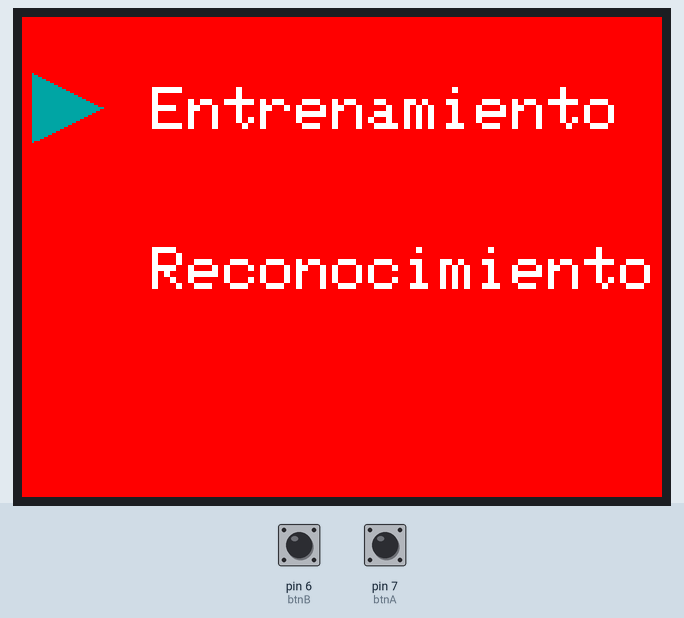
This sketch was run on a simulated Arduino Uno, built with avr-gcc and run on an emulated ATmega328P. Parts: 320×240 colour display. Inputs (shaded band) come from the test bench; at power-on: pin 6 (btnB) LOW, pin 7 (btnA) LOW. What the sketch prints to the serial monitor is not drawn.

Above: at 1.4 s.
1.5 s: pin 6 (btnB) pulled HIGH for 0.15 s
Timing chart, 0 to 4.5 s (numbered marks = the images above; inputs shaded):
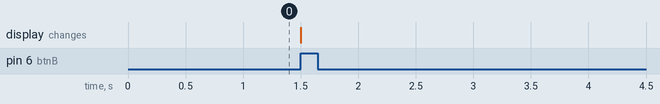

The sketch:

MenuEj.ino
```cpp
#include <SPI.h>		// incluye libreria bus SPI
#include <Adafruit_GFX.h>	// incluye libreria para manejo de graficos
#include <Adafruit_ILI9341.h>	// incluye libreria para controlador ILI9341

#define TFT_DC 9
#define TFT_CS 10
#define TFT_RST 8
#define TFT_MISO 12
#define TFT_MOSI 11
#define TFT_CLK 13
Adafruit_ILI9341 tft = Adafruit_ILI9341(TFT_CS, TFT_DC, TFT_MOSI, TFT_CLK, TFT_RST, TFT_MISO);

//Estado de interface
//1 - MENU
//2 - Entrenamiento
//3 - Reconocimiento
int estado = 1;
int select = 1;
int btnA = 7, btnB = 6;
int xi = 40, yi = 45;

void setup() {
  Serial.begin(9600);
  tft.begin();
  tft.setRotation(3);			// establece posicion horizontal
  tft.fillScreen(ILI9341_RED); 		// relleno de pantalla en color rojo
  tft.setTextColor(ILI9341_WHITE);	// color de texto en blanco
  tft.setTextSize(3);			// escala de texto en 2
  Menu(xi+25, yi-10);
  PintaFlecha(xi, yi);

}

void loop() {
  if(estado == 1){
    if (digitalRead(btnA) == HIGH){
      if (select == 1){
        PintaFlecha(xi, yi+80);
        select += 1;
      }else if (select == 2){
        PintaFlecha(xi, yi);
        select -= 1;
      }
      delay(500);
    }else if (digitalRead(btnB) == HIGH){
      if(select == 1){
        Serial.println("Opcion de Entrenamiento");
        tft.fillScreen(ILI9341_RED); 		// relleno de pantalla en color rojo
        estado = 2;
      }else if(select == 2){
        Serial.println("Opcion de reconocimiento");
        tft.fillScreen(ILI9341_RED); 		// relleno de pantalla en color rojo
        estado = 3;
      }
      select = 1;
      delay(500);
    }
  }
  else if(estado == 2){

  }
  else{

  }
}

int Menu(int x, int y){
  tft.setCursor(x,y);			// ubica cursor
  tft.print("Entrenamiento"); 	// imprime texto
  y += 80;
  tft.setCursor(x,y);			// ubica cursor
  tft.print("Reconocimiento"); 	// imprime texto
}

void borrarFlecha(){
  tft.fillRect(0, 0, xi, tft.height(), ILI9341_RED);
}

void PintaFlecha(int cx, int cy) {
  borrarFlecha();
  int i=35;
    Serial.println("PINTANDO " );
    tft.fillTriangle(cx, cy, cx - i, cy + i/2, cx - i, cy - i/2, tft.color565(0, 1190, 1190));
}
```
